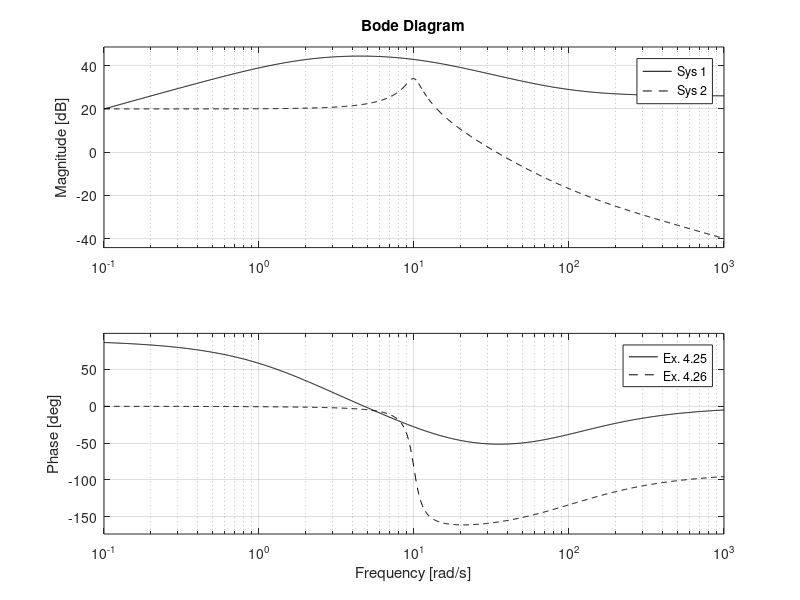

Write MATLAB code to recreate this figure.
bode(tf(conv([20 0],[1 100]),conv([1 2],[1 10])),'k-',...
            tf([10 1000],[1 2 100]),'k--');
        legend('Ex. 4.25','Ex. 4.26')
output=tf(conv([20 0],[1 100]),conv([1 2],[1 10]));